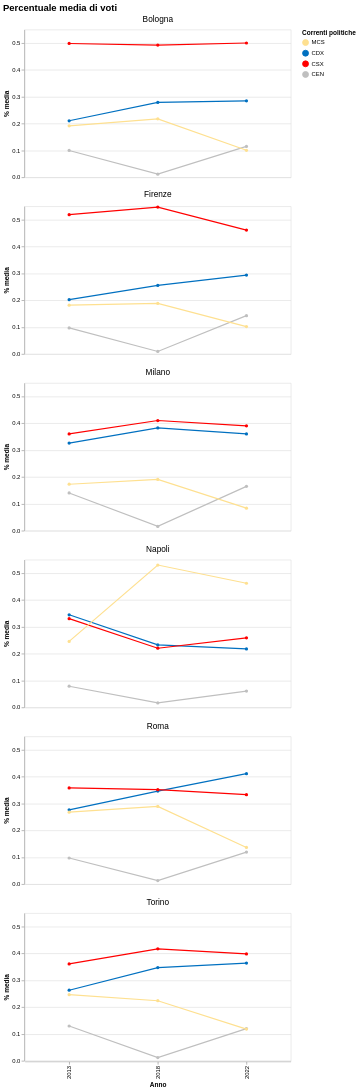

Vega-Lite specification for this chart:
### Vega-Lite specification from a JSON file in a GitHub repository (floating-point values rounded to 4 significant figures)
{"usermeta": {"embedOptions": {"theme": "fivethirtyeight"}}, "config": {"view": {"continuousWidth": 300, "continuousHeight": 300}}, "data": {"name": "data-2bafaf5b2f969a210ec039bba087b7a2"}, "facet": {"field": "CITY", "header": {"labelFontSize": 14}, "title": null, "type": "nominal"}, "spec": {"mark": {"type": "line", "point": true}, "encoding": {"color": {"field": "CORRENTE_LEGEND", "scale": {"domain": ["MCS", "CDX", "CSX", "CEN"], "range": ["#fee090", "#0070C0", "#FF0000", "#BFBFBF"]}, "title": "Correnti politiche", "type": "nominal"}, "tooltip": [{"field": "CITY", "title": "Città", "type": "nominal"}, {"field": "CORRENTI", "title": "Correnti politiche", "type": "nominal"}, {"field": "YEAR", "title": "Anno", "type": "ordinal"}, {"field": "SHARE", "format": ".3f", "title": "% media di voti", "type": "quantitative"}], "x": {"field": "YEAR", "title": "Anno", "type": "ordinal"}, "y": {"field": "SHARE", "title": "% media", "type": "quantitative"}}, "height": 250, "width": 450}, "columns": 1, "title": {"text": "Percentuale media di voti", "fontSize": 16}, "$schema": "https://vega.github.io/schema/vega-lite/v5.20.1.json", "datasets": {"data-2bafaf5b2f969a210ec039bba087b7a2": [{"CITY": "Bologna", "YEAR": 2013, "CORRENTI": "_CDX_share", "SHARE": 0.2104, "CORRENTE_LEGEND": "CDX"}, {"CITY": "Bologna", "YEAR": 2013, "CORRENTI": "_CEN_share", "SHARE": 0.09993, "CORRENTE_LEGEND": "CEN"}, {"CITY": "Bologna", "YEAR": 2013, "CORRENTI": "_CSX_share", "SHARE": 0.4982, "CORRENTE_LEGEND": "CSX"}, {"CITY": "Bologna", "YEAR": 2013, "CORRENTI": "_MCS_share", "SHARE": 0.1915, "CORRENTE_LEGEND": "MCS"}, {"CITY": "Bologna", "YEAR": 2018, "CORRENTI": "_CDX_share", "SHARE": 0.2786, "CORRENTE_LEGEND": "CDX"}, {"CITY": "Bologna", "YEAR": 2018, "CORRENTI": "_CEN_share", "SHARE": 0.01158, "CORRENTE_LEGEND": "CEN"}, {"CITY": "Bologna", "YEAR": 2018, "CORRENTI": "_CSX_share", "SHARE": 0.4922, "CORRENTE_LEGEND": "CSX"}, {"CITY": "Bologna", "YEAR": 2018, "CORRENTI": "_MCS_share", "SHARE": 0.2176, "CORRENTE_LEGEND": "MCS"}, {"CITY": "Bologna", "YEAR": 2022, "CORRENTI": "_CDX_share", "SHARE": 0.2846, "CORRENTE_LEGEND": "CDX"}, {"CITY": "Bologna", "YEAR": 2022, "CORRENTI": "_CEN_share", "SHARE": 0.1151, "CORRENTE_LEGEND": "CEN"}, {"CITY": "Bologna", "YEAR": 2022, "CORRENTI": "_CSX_share", "SHARE": 0.4999, "CORRENTE_LEGEND": "CSX"}, {"CITY": "Bologna", "YEAR": 2022, "CORRENTI": "_MCS_share", "SHARE": 0.1005, "CORRENTE_LEGEND": "MCS"}, {"CITY": "Firenze", "YEAR": 2013, "CORRENTI": "_CDX_share", "SHARE": 0.2024, "CORRENTE_LEGEND": "CDX"}, {"CITY": "Firenze", "YEAR": 2013, "CORRENTI": "_CEN_share", "SHARE": 0.09713, "CORRENTE_LEGEND": "CEN"}, {"CITY": "Firenze", "YEAR": 2013, "CORRENTI": "_CSX_share", "SHARE": 0.5187, "CORRENTE_LEGEND": "CSX"}, {"CITY": "Firenze", "YEAR": 2013, "CORRENTI": "_MCS_share", "SHARE": 0.1818, "CORRENTE_LEGEND": "MCS"}, {"CITY": "Firenze", "YEAR": 2018, "CORRENTI": "_CDX_share", "SHARE": 0.2554, "CORRENTE_LEGEND": "CDX"}, {"CITY": "Firenze", "YEAR": 2018, "CORRENTI": "_CEN_share", "SHARE": 0.009449, "CORRENTE_LEGEND": "CEN"}, {"CITY": "Firenze", "YEAR": 2018, "CORRENTI": "_CSX_share", "SHARE": 0.5469, "CORRENTE_LEGEND": "CSX"}, {"CITY": "Firenze", "YEAR": 2018, "CORRENTI": "_MCS_share", "SHARE": 0.1882, "CORRENTE_LEGEND": "MCS"}, {"CITY": "Firenze", "YEAR": 2022, "CORRENTI": "_CDX_share", "SHARE": 0.2937, "CORRENTE_LEGEND": "CDX"}, {"CITY": "Firenze", "YEAR": 2022, "CORRENTI": "_CEN_share", "SHARE": 0.1428, "CORRENTE_LEGEND": "CEN"}, {"CITY": "Firenze", "YEAR": 2022, "CORRENTI": "_CSX_share", "SHARE": 0.4614, "CORRENTE_LEGEND": "CSX"}, {"CITY": "Firenze", "YEAR": 2022, "CORRENTI": "_MCS_share", "SHARE": 0.1021, "CORRENTE_LEGEND": "MCS"}, {"CITY": "Milano", "YEAR": 2013, "CORRENTI": "_CDX_share", "SHARE": 0.3262, "CORRENTE_LEGEND": "CDX"}, {"CITY": "Milano", "YEAR": 2013, "CORRENTI": "_CEN_share", "SHARE": 0.1405, "CORRENTE_LEGEND": "CEN"}, {"CITY": "Milano", "YEAR": 2013, "CORRENTI": "_CSX_share", "SHARE": 0.3603, "CORRENTE_LEGEND": "CSX"}, {"CITY": "Milano", "YEAR": 2013, "CORRENTI": "_MCS_share", "SHARE": 0.1731, "CORRENTE_LEGEND": "MCS"}, {"CITY": "Milano", "YEAR": 2018, "CORRENTI": "_CDX_share", "SHARE": 0.3827, "CORRENTE_LEGEND": "CDX"}, {"CITY": "Milano", "YEAR": 2018, "CORRENTI": "_CEN_share", "SHARE": 0.01613, "CORRENTE_LEGEND": "CEN"}, {"CITY": "Milano", "YEAR": 2018, "CORRENTI": "_CSX_share", "SHARE": 0.4102, "CORRENTE_LEGEND": "CSX"}, {"CITY": "Milano", "YEAR": 2018, "CORRENTI": "_MCS_share", "SHARE": 0.191, "CORRENTE_LEGEND": "MCS"}, {"CITY": "Milano", "YEAR": 2022, "CORRENTI": "_CDX_share", "SHARE": 0.3603, "CORRENTE_LEGEND": "CDX"}, {"CITY": "Milano", "YEAR": 2022, "CORRENTI": "_CEN_share", "SHARE": 0.1652, "CORRENTE_LEGEND": "CEN"}, {"CITY": "Milano", "YEAR": 2022, "CORRENTI": "_CSX_share", "SHARE": 0.3906, "CORRENTE_LEGEND": "CSX"}, {"CITY": "Milano", "YEAR": 2022, "CORRENTI": "_MCS_share", "SHARE": 0.08394, "CORRENTE_LEGEND": "MCS"}, {"CITY": "Napoli", "YEAR": 2013, "CORRENTI": "_CDX_share", "SHARE": 0.3449, "CORRENTE_LEGEND": "CDX"}, {"CITY": "Napoli", "YEAR": 2013, "CORRENTI": "_CEN_share", "SHARE": 0.07894, "CORRENTE_LEGEND": "CEN"}, {"CITY": "Napoli", "YEAR": 2013, "CORRENTI": "_CSX_share", "SHARE": 0.3305, "CORRENTE_LEGEND": "CSX"}, {"CITY": "Napoli", "YEAR": 2013, "CORRENTI": "_MCS_share", "SHARE": 0.2457, "CORRENTE_LEGEND": "MCS"}, {"CITY": "Napoli", "YEAR": 2018, "CORRENTI": "_CDX_share", "SHARE": 0.2328, "CORRENTE_LEGEND": "CDX"}, {"CITY": "Napoli", "YEAR": 2018, "CORRENTI": "_CEN_share", "SHARE": 0.0167, "CORRENTE_LEGEND": "CEN"}, {"CITY": "Napoli", "YEAR": 2018, "CORRENTI": "_CSX_share", "SHARE": 0.2204, "CORRENTE_LEGEND": "CSX"}, {"CITY": "Napoli", "YEAR": 2018, "CORRENTI": "_MCS_share", "SHARE": 0.5301, "CORRENTE_LEGEND": "MCS"}, {"CITY": "Napoli", "YEAR": 2022, "CORRENTI": "_CDX_share", "SHARE": 0.2179, "CORRENTE_LEGEND": "CDX"}, {"CITY": "Napoli", "YEAR": 2022, "CORRENTI": "_CEN_share", "SHARE": 0.06081, "CORRENTE_LEGEND": "CEN"}, {"CITY": "Napoli", "YEAR": 2022, "CORRENTI": "_CSX_share", "SHARE": 0.2591, "CORRENTE_LEGEND": "CSX"}, {"CITY": "Napoli", "YEAR": 2022, "CORRENTI": "_MCS_share", "SHARE": 0.4622, "CORRENTE_LEGEND": "MCS"}, {"CITY": "Roma", "YEAR": 2013, "CORRENTI": "_CDX_share", "SHARE": 0.2766, "CORRENTE_LEGEND": "CDX"}, {"CITY": "Roma", "YEAR": 2013, "CORRENTI": "_CEN_share", "SHARE": 0.09729, "CORRENTE_LEGEND": "CEN"}, {"CITY": "Roma", "YEAR": 2013, "CORRENTI": "_CSX_share", "SHARE": 0.3581, "CORRENTE_LEGEND": "CSX"}, {"CITY": "Roma", "YEAR": 2013, "CORRENTI": "_MCS_share", "SHARE": 0.268, "CORRENTE_LEGEND": "MCS"}, {"CITY": "Roma", "YEAR": 2018, "CORRENTI": "_CDX_share", "SHARE": 0.3463, "CORRENTE_LEGEND": "CDX"}, {"CITY": "Roma", "YEAR": 2018, "CORRENTI": "_CEN_share", "SHARE": 0.01309, "CORRENTE_LEGEND": "CEN"}, {"CITY": "Roma", "YEAR": 2018, "CORRENTI": "_CSX_share", "SHARE": 0.3515, "CORRENTE_LEGEND": "CSX"}, {"CITY": "Roma", "YEAR": 2018, "CORRENTI": "_MCS_share", "SHARE": 0.2891, "CORRENTE_LEGEND": "MCS"}, {"CITY": "Roma", "YEAR": 2022, "CORRENTI": "_CDX_share", "SHARE": 0.4113, "CORRENTE_LEGEND": "CDX"}, {"CITY": "Roma", "YEAR": 2022, "CORRENTI": "_CEN_share", "SHARE": 0.1193, "CORRENTE_LEGEND": "CEN"}, {"CITY": "Roma", "YEAR": 2022, "CORRENTI": "_CSX_share", "SHARE": 0.333, "CORRENTE_LEGEND": "CSX"}, {"CITY": "Roma", "YEAR": 2022, "CORRENTI": "_MCS_share", "SHARE": 0.1364, "CORRENTE_LEGEND": "MCS"}, {"CITY": "Torino", "YEAR": 2013, "CORRENTI": "_CDX_share", "SHARE": 0.263, "CORRENTE_LEGEND": "CDX"}, {"CITY": "Torino", "YEAR": 2013, "CORRENTI": "_CEN_share", "SHARE": 0.1297, "CORRENTE_LEGEND": "CEN"}, {"CITY": "Torino", "YEAR": 2013, "CORRENTI": "_CSX_share", "SHARE": 0.3609, "CORRENTE_LEGEND": "CSX"}, {"CITY": "Torino", "YEAR": 2013, "CORRENTI": "_MCS_share", "SHARE": 0.2465, "CORRENTE_LEGEND": "MCS"}, {"CITY": "Torino", "YEAR": 2018, "CORRENTI": "_CDX_share", "SHARE": 0.347, "CORRENTE_LEGEND": "CDX"}, {"CITY": "Torino", "YEAR": 2018, "CORRENTI": "_CEN_share", "SHARE": 0.01211, "CORRENTE_LEGEND": "CEN"}, {"CITY": "Torino", "YEAR": 2018, "CORRENTI": "_CSX_share", "SHARE": 0.4171, "CORRENTE_LEGEND": "CSX"}, {"CITY": "Torino", "YEAR": 2018, "CORRENTI": "_MCS_share", "SHARE": 0.2237, "CORRENTE_LEGEND": "MCS"}, {"CITY": "Torino", "YEAR": 2022, "CORRENTI": "_CDX_share", "SHARE": 0.3639, "CORRENTE_LEGEND": "CDX"}, {"CITY": "Torino", "YEAR": 2022, "CORRENTI": "_CEN_share", "SHARE": 0.12, "CORRENTE_LEGEND": "CEN"}, {"CITY": "Torino", "YEAR": 2022, "CORRENTI": "_CSX_share", "SHARE": 0.398, "CORRENTE_LEGEND": "CSX"}, {"CITY": "Torino", "YEAR": 2022, "CORRENTI": "_MCS_share", "SHARE": 0.1181, "CORRENTE_LEGEND": "MCS"}]}}
